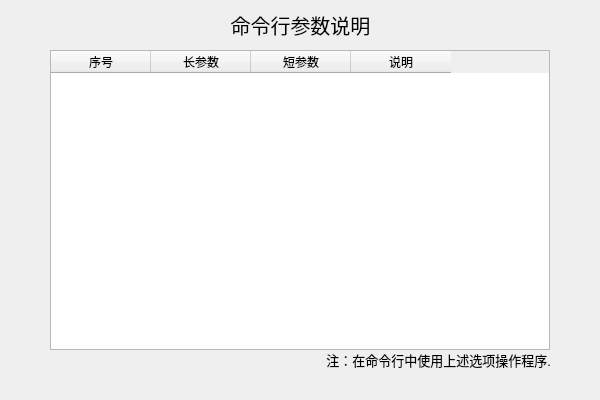
<?xml version="1.0" encoding="UTF-8"?>
<ui version="4.0">
 <class>help</class>
 <widget class="QWidget" name="help">
  <property name="geometry">
   <rect>
    <x>0</x>
    <y>0</y>
    <width>600</width>
    <height>400</height>
   </rect>
  </property>
  <property name="windowTitle">
   <string>帮助文档</string>
  </property>
  <widget class="QTableWidget" name="args_widget">
   <property name="geometry">
    <rect>
     <x>50</x>
     <y>50</y>
     <width>500</width>
     <height>300</height>
    </rect>
   </property>
   <property name="autoScroll">
    <bool>true</bool>
   </property>
   <property name="editTriggers">
    <set>QAbstractItemView::EditTrigger::NoEditTriggers</set>
   </property>
   <property name="rowCount">
    <number>0</number>
   </property>
   <property name="columnCount">
    <number>4</number>
   </property>
   <column>
    <property name="text">
     <string>序号</string>
    </property>
   </column>
   <column>
    <property name="text">
     <string>长参数</string>
    </property>
   </column>
   <column>
    <property name="text">
     <string>短参数</string>
    </property>
   </column>
   <column>
    <property name="text">
     <string>说明</string>
    </property>
   </column>
  </widget>
  <widget class="QLabel" name="title_label">
   <property name="geometry">
    <rect>
     <x>60</x>
     <y>9</y>
     <width>481</width>
     <height>31</height>
    </rect>
   </property>
   <property name="font">
    <font>
     <pointsize>15</pointsize>
    </font>
   </property>
   <property name="text">
    <string>命令行参数说明</string>
   </property>
   <property name="alignment">
    <set>Qt::AlignmentFlag::AlignCenter</set>
   </property>
  </widget>
  <widget class="QLabel" name="tips_label">
   <property name="geometry">
    <rect>
     <x>270</x>
     <y>350</y>
     <width>281</width>
     <height>20</height>
    </rect>
   </property>
   <property name="font">
    <font>
     <pointsize>10</pointsize>
    </font>
   </property>
   <property name="text">
    <string>注：在命令行中使用上述选项操作程序.</string>
   </property>
   <property name="alignment">
    <set>Qt::AlignmentFlag::AlignRight|Qt::AlignmentFlag::AlignTrailing|Qt::AlignmentFlag::AlignVCenter</set>
   </property>
  </widget>
  <widget class="QLabel" name="version_label">
   <property name="geometry">
    <rect>
     <x>350</x>
     <y>370</y>
     <width>201</width>
     <height>16</height>
    </rect>
   </property>
   <property name="font">
    <font>
     <pointsize>10</pointsize>
    </font>
   </property>
   <property name="text">
    <string/>
   </property>
   <property name="alignment">
    <set>Qt::AlignmentFlag::AlignRight|Qt::AlignmentFlag::AlignTrailing|Qt::AlignmentFlag::AlignVCenter</set>
   </property>
  </widget>
 </widget>
 <resources/>
 <connections/>
</ui>
